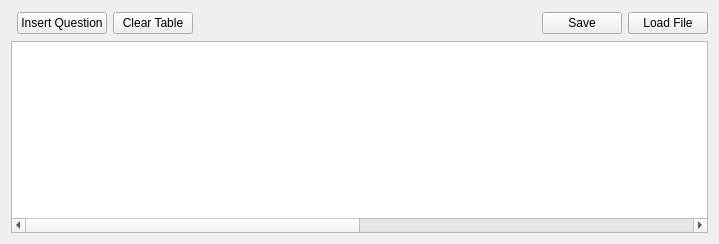
          <widget class="QWidget" name="questions_tab">
           <attribute name="title">
            <string>Default Questions</string>
           </attribute>
           <layout class="QGridLayout" name="gridLayout_10">
            <item row="0" column="1">
             <widget class="QPushButton" name="insertQuestion_Button">
              <property name="text">
               <string>Insert Question</string>
              </property>
             </widget>
            </item>
            <item row="0" column="2">
             <widget class="QPushButton" name="clearQuestions_Button">
              <property name="text">
               <string>Clear Table</string>
              </property>
             </widget>
            </item>
            <item row="0" column="3">
             <spacer name="horizontalSpacer_2">
              <property name="orientation">
               <enum>Qt::Horizontal</enum>
              </property>
              <property name="sizeHint" stdset="0">
               <size>
                <width>337</width>
                <height>24</height>
               </size>
              </property>
             </spacer>
            </item>
            <item row="0" column="4">
             <widget class="QPushButton" name="saveQuestions_Button">
              <property name="text">
               <string>Save</string>
              </property>
             </widget>
            </item>
            <item row="0" column="5">
             <widget class="QPushButton" name="loadQuestions_Button">
              <property name="text">
               <string>Load File</string>
              </property>
             </widget>
            </item>
            <item row="1" column="0" colspan="6">
             <widget class="QTableWidget" name="sysQuestionsTable">
              <attribute name="horizontalHeaderVisible">
               <bool>false</bool>
              </attribute>
              <attribute name="horizontalHeaderCascadingSectionResizes">
               <bool>true</bool>
              </attribute>
              <attribute name="horizontalHeaderDefaultSectionSize">
               <number>600</number>
              </attribute>
              <attribute name="horizontalHeaderHighlightSections">
               <bool>true</bool>
              </attribute>
              <attribute name="horizontalHeaderStretchLastSection">
               <bool>true</bool>
              </attribute>
              <attribute name="verticalHeaderVisible">
               <bool>false</bool>
              </attribute>
              <column>
               <property name="text">
                <string>Questions</string>
               </property>
              </column>
              <column>
               <property name="text">
                <string>Expected Answers</string>
               </property>
              </column>
             </widget>
            </item>
           </layout>
          </widget>
